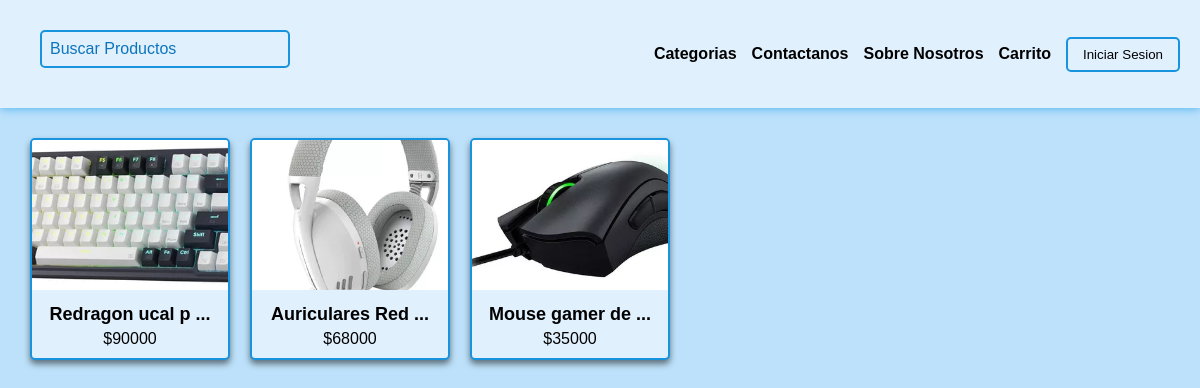
The page / on the database its author committed.
### tables this page shows
CREATE TABLE "Productos" (
	"id"	INTEGER,
	"categoria"	TEXT,
	"nombre"	TEXT,
	"precio"	INTEGER,
	"descripcion"	TEXT,
	"stock"	INTEGER,
	"imagenes"	TEXT,
	PRIMARY KEY("id" AUTOINCREMENT)
);

### app.py (the view)
@app.route('/', methods=['GET', 'POST'])
def index():
    username = session.get('Nombre')
    resultados = Productos.mostrar_productos()
    if request.method == 'POST':
        resultado_busqueda = buscar()
        if resultado_busqueda:
            return resultado_busqueda
    return render_template('index.html', username=username, resultados=resultados)

### productos.py (called while the page is built)
    def mostrar_productos():
        conexion = None
        try:
            conexion = sqlite3.connect('persistent/database.db')
            cursor = conexion.cursor()
            cursor.execute("""SELECT id,
        nombre,
        precio,
       CASE
           WHEN instr(imagenes, ',') > 0
           THEN substr(imagenes, 1, instr(imagenes, ',') - 1)
           ELSE imagenes
       END AS primera_imagen
FROM Productos;
""")
            resultados = cursor.fetchall()
            conexion.close()
            return resultados
        except sqlite3.Error:
            return 'Se produjo un error al cargar los productos'
        finally:
            if conexion:
                conexion.close()

### templates/index.html (shortened to what this page needs)
<!DOCTYPE html>
<html lang="en">
<head>
    <link rel="stylesheet" href="{{ url_for('static', filename='desktop.css') }}">
</head>
<body>
    <div class="parte_superior">
        <div class="barra_busqueda">
            <form method="post">
                <input name="busqueda" type="search" placeholder="Buscar Productos">
            </form>
        </div>
        <div class="enlaces">
            <a href="{{ url_for('mostrar_categorias') }}">Categorias</a>
            <a href="mailto:pixelcircuit2@gmail.com">Contactanos</a>
            <a href="{{ url_for('info') }}">Sobre Nosotros</a>
            <a href="{{ url_for('carrito') }}">Carrito</a>
            <div class="login">
                {% if username %}
                    <span>{{username}}</span>
                {% else %}
                    <a href="{{ url_for('iniciar_sesion') }}" target="_blank">
                        <button>Iniciar Sesion</button>
                    </a>
                {% endif %}
            </div>
        </div>
    </div>
<div class="productos">
    <ul>
        {% for producto in resultados %}
            <li class="producto">
                <a href="/producto/{{ producto[0] }}">
                <img src="{{ url_for('static', filename=producto[3]) }}" alt="Imagen">
                <div class="producto-info">
                    <h2>{{ producto[1][:15] }} ...</h2>
                    <p>${{ producto[2] }}</p>
                </div>
                </a>
            </li>
        {% endfor %}
    </ul>
</div>
</body>
</html>

### static/desktop.css (style rules this page uses)
* { margin: 0; padding: 0; box-sizing: border-box; }
body { font-family: Arial, sans-serif; background: #bde1fa; color: #000; }
.parte_superior { display: flex; justify-content: space-between; align-items: center; padding: 10px 20px; background: #e1f0fd; box-shadow: 0 0 10px #41aeef; }
.barra_busqueda { display: flex; align-items: center; flex-grow: 1; justify-content: flex-start; }
.barra_busqueda input { padding: 8px; width: 100%; max-width: 300px; border: 2px solid #1894df; border-radius: 5px; background: #e1f0fd; color: #000; outline: none; }
.barra_busqueda input::placeholder { color: #0b75be; }
.login, .enlaces { display: flex; align-items: center; gap: 15px; }
.enlaces a { text-decoration: none; color: #000; font-weight: bold; }
.login a, .login span { text-decoration: none; color: #000; }
.login button { padding: 8px 15px; background-color: #e1f0fd; border: 2px solid #1894df; color: #000; cursor: pointer; border-radius: 5px; }
.productos ul { display: flex; flex-wrap: wrap; padding: 20px; list-style-type: none; }
.producto { width: 200px; margin: 10px; background-color: #e1f0fd; border: 2px solid #1894df; border-radius: 5px; overflow: hidden; box-shadow: 0 4px 6px rgba(0, 0, 0, 0.5); transition: transform 0.3s ease; }
.producto img { width: 100%; height: 150px; object-fit: cover; }
.producto-info { padding: 10px; text-align: center; }
.producto-info h2 { font-size: 18px; color: #000; margin-bottom: 5px; }
.producto-info p { font-size: 16px; color: #000; }
form { display: flex; flex-direction: column; margin: 20px; }
form input, form button { padding: 12px; font-size: 16px; margin-bottom: 10px; border-radius: 5px; border: 2px solid #1894df; background-color: #e1f0fd; color: #000; }
form input[type="search"] { width: 250px; }
a { color: #000; text-decoration: none; }

### rows shown on the page
Productos: shows a picture, nombre "Redragon ucal p", precio "90000"
Productos: shows a picture, nombre "Auriculares Red", precio "68000"
Productos: shows a picture, nombre "Mouse gamer de", precio "35000"
